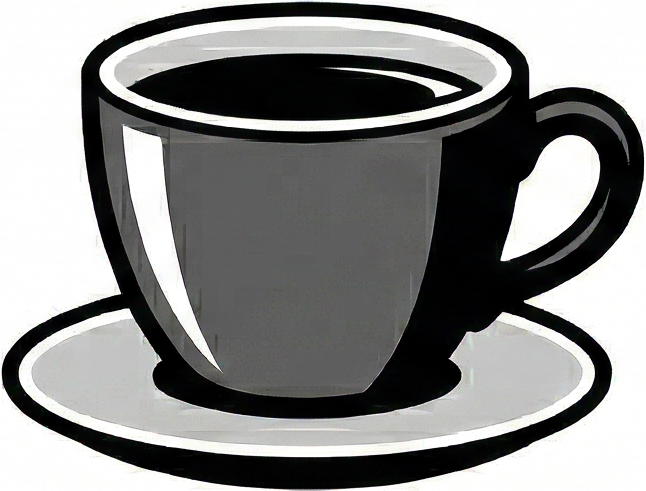
#> input picture assets/coffee_cup/mug.png, 646 x 491 px
$ python convert_cup.py
#> lines starting #> are read from the running program, lines starting #| are printed output that depends on the picture
#!/usr/bin/env python3
"""Convert coffee cup PNGs to RLE-compressed 2BPP C arrays.

Produces include/coffee_cup.h with:
  - COFFEE_MUG[]         (RLE compressed 2BPP)
  - COFFEE_STEAM_0/1/2[] (RLE compressed 2BPP)

2BPP: 4 pixels/byte, MSB-first pairs. Values are the panel's ink levels —
0=black, 1=dark gray, 2=light gray, 3=white — matching enum Ink in layout.h.
White (3) is treated as transparent by the blitter, so the cup composites over
whatever is already on screen.

Quantised, NOT dithered. The panel used to be 1bpp, where Floyd-Steinberg was
the only way to suggest a mid-tone; at 2bpp the four levels are real. Dithering
soft gradients like steam into checkerboards is visibly noisy at this size on a
10.3" panel viewed up close, and it compresses far worse — the RLE runs are
destroyed by the alternating pixels.

RLE format (unchanged from the 1bpp version, only the pixel packing differs):
  byte 0x00..0x7F: repeat next byte (count+1) times
  byte 0x80..0xFF: (byte-128+1) literal bytes follow
"""

from PIL import Image
import os
import sys

SRC_DIR = os.path.dirname(os.path.realpath(__file__))
OUT_FILE = os.path.join(SRC_DIR, "../../include/coffee_cup.h")

# Ink levels, and the luminance thresholds that map onto them. The bands are
# deliberately uneven: e-ink greys are not linearly spaced, and the mid-tones
# sit closer to white than a naive 64/128/192 split assumes.
INK_BLACK, INK_DARK, INK_LIGHT, INK_WHITE = 0, 1, 2, 3
THRESHOLDS = [(70, INK_BLACK), (140, INK_DARK), (215, INK_LIGHT)]


def quantise(lum):
    """Map 0-255 luminance to a 2-bit ink level."""
    for limit, ink in THRESHOLDS:
        if lum < limit:
            return ink
    return INK_WHITE


def load_and_quantise(path, target_w, target_h):
    """Load PNG, fit to the target box, quantise to 4 ink levels."""
    img = Image.open(path).convert("L")
    img.thumbnail((target_w, target_h), Image.LANCZOS)

    canvas = Image.new("L", (target_w, target_h), 255)
    canvas.paste(img, ((target_w - img.width) // 2,
                       (target_h - img.height) // 2))
    return [quantise(p) for p in canvas.getdata()]


def pack_2bpp(pixels, w, h):
    """Pack ink levels into bytes, 4 pixels per byte, MSB-first pairs."""
    packed = []
    row_bytes = (w + 3) // 4
    for y in range(h):
        for bx in range(row_bytes):
            byte = 0
            for slot in range(4):
                px = bx * 4 + slot
                ink = pixels[y * w + px] if px < w else INK_WHITE
                byte |= (ink & 0x3) << (6 - slot * 2)
            packed.append(byte)
    return packed, row_bytes


def rle_compress(data):
    out = []
    i = 0
    n = len(data)
    while i < n:
        run_start = i
        while i < n - 1 and data[i] == data[i + 1] and (i - run_start) < 127:
            i += 1
        run_len = i - run_start + 1

        if run_len >= 3:
            out.append(run_len - 1)
            out.append(data[run_start])
            i += 1
        else:
            i = run_start
            lit_start = i
            while i < n and (i - lit_start) < 128:
                if (i < n - 2 and data[i] == data[i + 1] == data[i + 2]):
                    break
                i += 1
            lit_len = i - lit_start
            out.append(128 + lit_len - 1)
            out.extend(data[lit_start:lit_start + lit_len])
    return out


def emit(f, name, rle, w, h, stride, raw_size):
    f.write(f"\n#define {name}_W {w}\n")
    f.write(f"#define {name}_H {h}\n")
    f.write(f"#define {name}_STRIDE {stride}\n")
    f.write(f"#define {name}_RAW_SIZE {raw_size}\n")
    f.write(f"const uint8_t {name}[] PROGMEM = {{\n")
    for i in range(0, len(rle), 16):
        chunk = rle[i:i + 16]
        f.write("  " + ", ".join(f"0x{b:02x}" for b in chunk) + ",\n")
    f.write("};\n")
    f.write(f"#define {name}_LEN {len(rle)}\n")


def convert(f, name, filename, w, h):
    path = os.path.join(SRC_DIR, filename)
    pixels = load_and_quantise(path, w, h)
    packed, stride = pack_2bpp(pixels, w, h)
    rle = rle_compress(packed)
    emit(f, name, rle, w, h, stride, len(packed))
    hist = {lvl: pixels.count(lvl) for lvl in range(4)}
    print(f"  {name:16} {w}x{h} raw {len(packed):6}B rle {len(rle):6}B "
          f"({100*len(rle)//len(packed):3}%)  levels {hist}")
    return len(rle)


def main():
    out_path = os.path.realpath(OUT_FILE)
    print(f"Writing {out_path}")
    total = 0
    with open(out_path, "w") as f:
        f.write("#pragma once\n\n")
        f.write("#include <pgmspace.h>\n#include <stdint.h>\n\n")
        f.write("// Generated by assets/coffee_cup/convert_cup.py — do not edit manually\n")
        f.write("// RLE-compressed 2BPP: 4 pixels/byte, MSB-first pairs.\n")
        f.write("// Ink levels 0=black 1=dark 2=light 3=white; white is transparent.\n")
        f.write("// RLE: 0x00-0x7F = repeat next byte (N+1) times\n")
        f.write("//      0x80-0xFF = (N-128+1) literal bytes follow\n")
        total += convert(f, "COFFEE_MUG", "mug.png", 500, 380)
#> in load_and_quantise, `img.thumbnail((target_w, target_h), Image.LANCZOS)`:
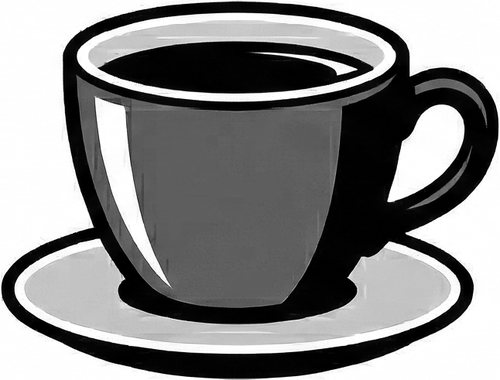
#> img: PIL image 500x380 L; min 0, max 255, mean 136.3
#> in load_and_quantise, `canvas = Image.new("L", (target_w, target_h), 255)`: canvas: PIL image 500x380 L; every value is 255
#> in convert, `pixels = load_and_quantise(path, w, h)`: pixels = 190000 items
#> after the loop in pack_2bpp, `for y in range(h):`: packed = 47500 items
#> in convert, `packed, stride = pack_2bpp(pixels, w, h)`: stride = 125
#> in rle_compress, `n = len(data)`: n = 47500
#> the loop in rle_compress, `while i < n:` made 5251 passes
#> (run_start, run_len, lit_start, lit_len) on passes 3, 5, 7, 9, 11, 13, 15, 17, 19, 21, 23, 25: (180, 1, 180, 6), (189, 1, 189, 1), (300, 1, 300, 4), (316, 1, 316, 4), (421, 1, 421, 3), (444, 1, 444, 4), (543, 1, 543, 3), (573, 1, 573, 3), (666, 1, 666, 2), (700, 1, 700, 2), (789, 1, 789, 2), (827, 1, 827, 2)
#> (run_start, run_len) on passes 1, 2, 4, 6, 8, 10: (0, 128), (128, 52), (186, 3), (190, 110), (304, 12), (320, 101)
#> after the loop in rle_compress, `while i < n:`: out = 12075 values, max 255 at index 1, min 0 at index 23, mean 98.68
#> in convert, `rle = rle_compress(packed)`: rle has the same summary as out in rle_compress
#> the loop in emit, `for i in range(0, len(rle), 16):` made 755 passes
#> i on passes 2 to 4: 16, 32, 48
#> in convert, `hist = {lvl: pixels.count(lvl) for lvl in range(4)}`: hist = {0: 56619, 1: 42145, 2: 24395, 3: 66841}
#|   COFFEE_MUG       500x380 raw  47500B rle  12075B ( 25%)  levels {0: 56619, 1: 42145, 2: 24395, 3: 66841}
#> total = 12075
        for i, src in enumerate(("stage1.png", "stage2.png", "stage3.png")):
            total += convert(f, f"COFFEE_STEAM_{i}", src, 400, 450)
#> call 2 of load_and_quantise, with path = 'assets/coffee_cup/stage1.png', target_w = 400, target_h = 450
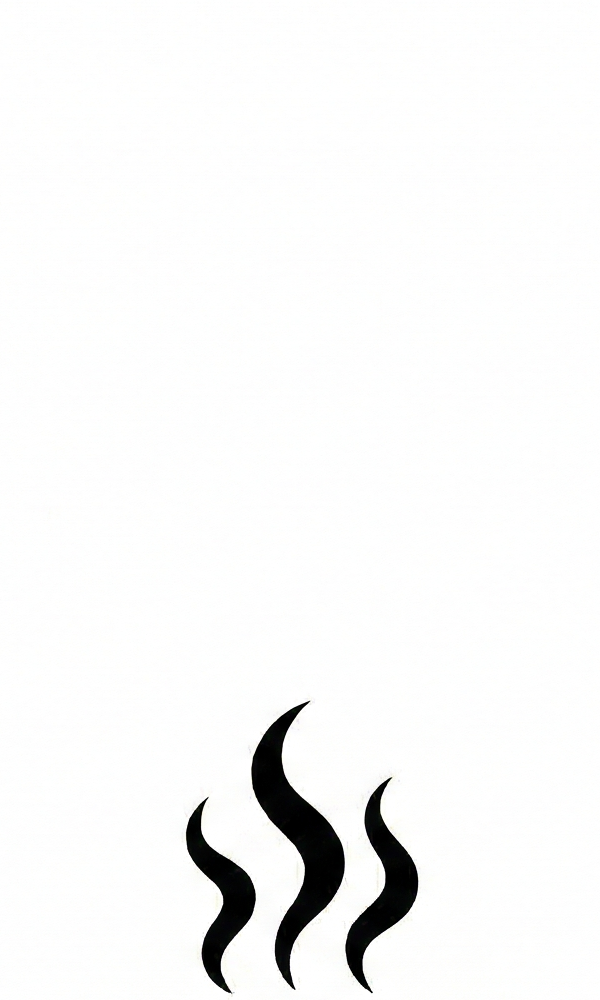
#> input picture assets/coffee_cup/stage1.png, 600 x 1000 px
#> in load_and_quantise (call 2), `canvas = Image.new("L", (target_w, target_h), 255)`: canvas: PIL image 400x450 L; every value is 255
#> in load_and_quantise (call 2), `canvas.paste(img, ((target_w - img.width) // 2, (target_h - img.height..`:
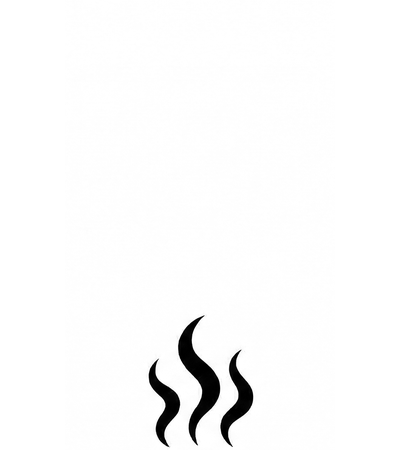
#> canvas: PIL image 400x450 L; min 0, max 255, mean 249.2
#> the loop in rle_compress (call 2), `while i < n:` made 1128 passes
#> run_start on passes 1 to 12: 0, 128, 256, 384, 512, 640, 768, 896, 1024, 1152, 1280, 1408
#> run_start on pass 77: 9728
#> the loop in emit (call 2), `for i in range(0, len(rle), 16):` made 162 passes
#|   COFFEE_STEAM_0   400x450 raw  45000B rle   2583B (  5%)  levels {0: 3652, 1: 212, 2: 235, 3: 175901}
#> pass 2 of the loop in main, `for i, src in enumerate(("stage1.png", "stage2.png", "stage3.png")):`:
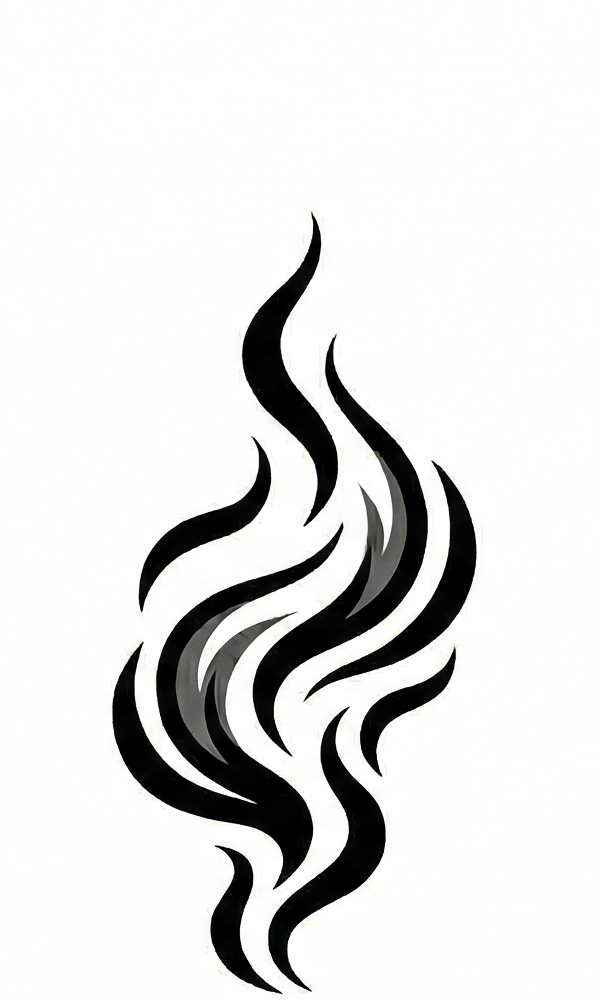
#> input picture assets/coffee_cup/stage2.png, 600 x 1000 px
#> in load_and_quantise (call 3), `img.thumbnail((target_w, target_h), Image.LANCZOS)`:
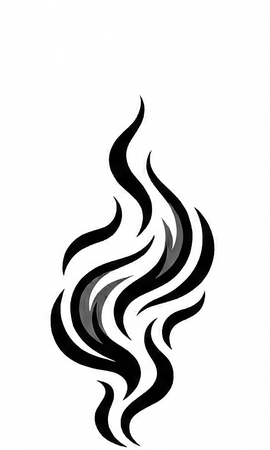
#> img: PIL image 270x450 L; min 0, max 255, mean 224.5
#> in load_and_quantise (call 3), `canvas.paste(img, ((target_w - img.width) // 2, (target_h - img.height..`:
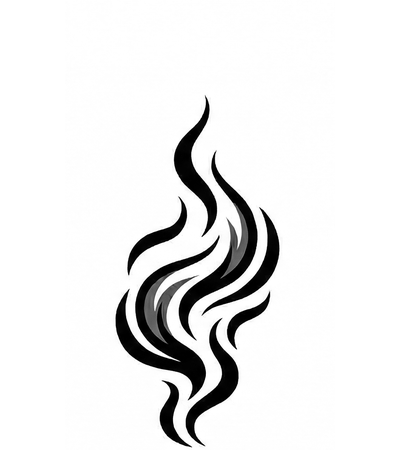
#> canvas: PIL image 400x450 L; min 0, max 255, mean 234.4
#|   COFFEE_STEAM_1   400x450 raw  45000B rle   7139B ( 15%)  levels {0: 12827, 1: 2218, 2: 986, 3: 163969}
#> pass 3 of the loop in main, `for i, src in enumerate(("stage1.png", "stage2.png", "stage3.png")):`:
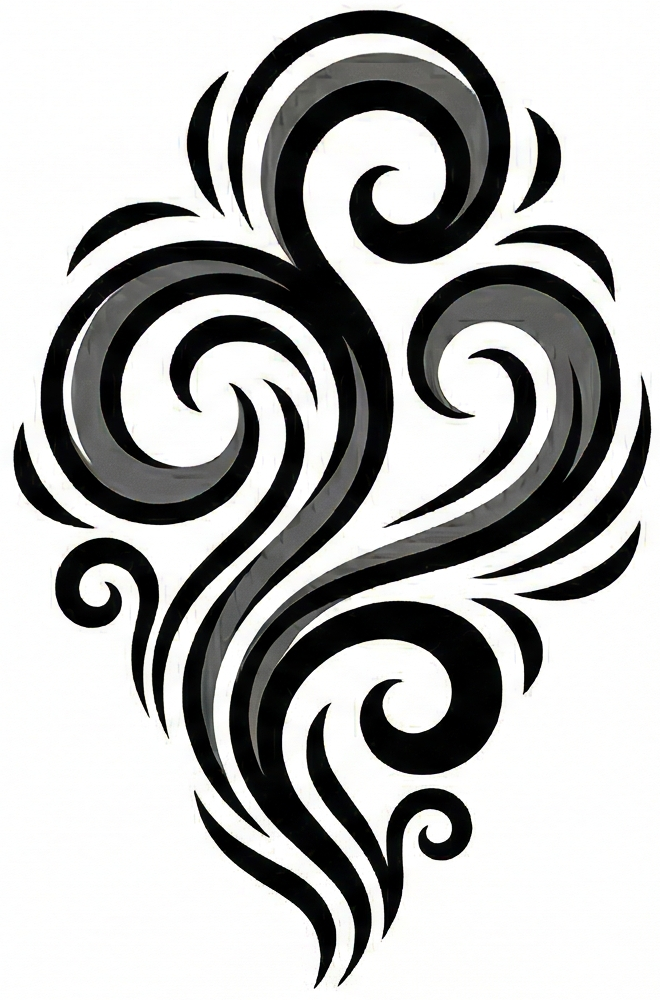
#> input picture assets/coffee_cup/stage3.png, 660 x 1000 px
#> in load_and_quantise (call 4), `img.thumbnail((target_w, target_h), Image.LANCZOS)`:
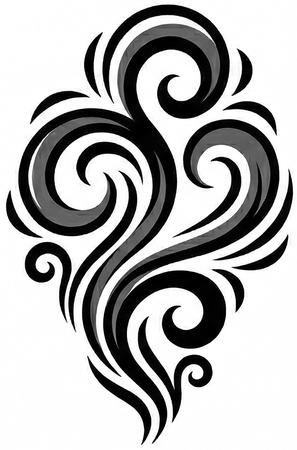
#> img: PIL image 297x450 L; min 0, max 255, mean 178.4
#> in load_and_quantise (call 4), `canvas.paste(img, ((target_w - img.width) // 2, (target_h - img.height..`:
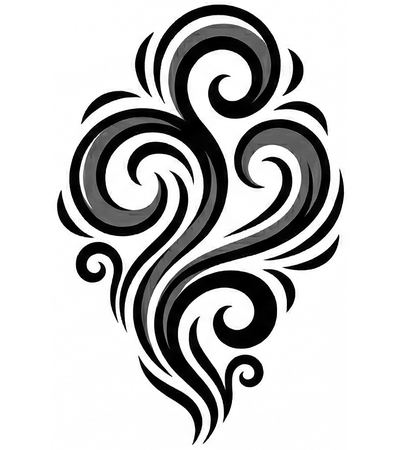
#> canvas: PIL image 400x450 L; min 0, max 255, mean 198.1
#|   COFFEE_STEAM_2   400x450 raw  45000B rle  16141B ( 35%)  levels {0: 32929, 1: 11165, 2: 2253, 3: 133653}
    print(f"total {total} bytes of flash")
#| total 37938 bytes of flash


if __name__ == "__main__":
    main()
